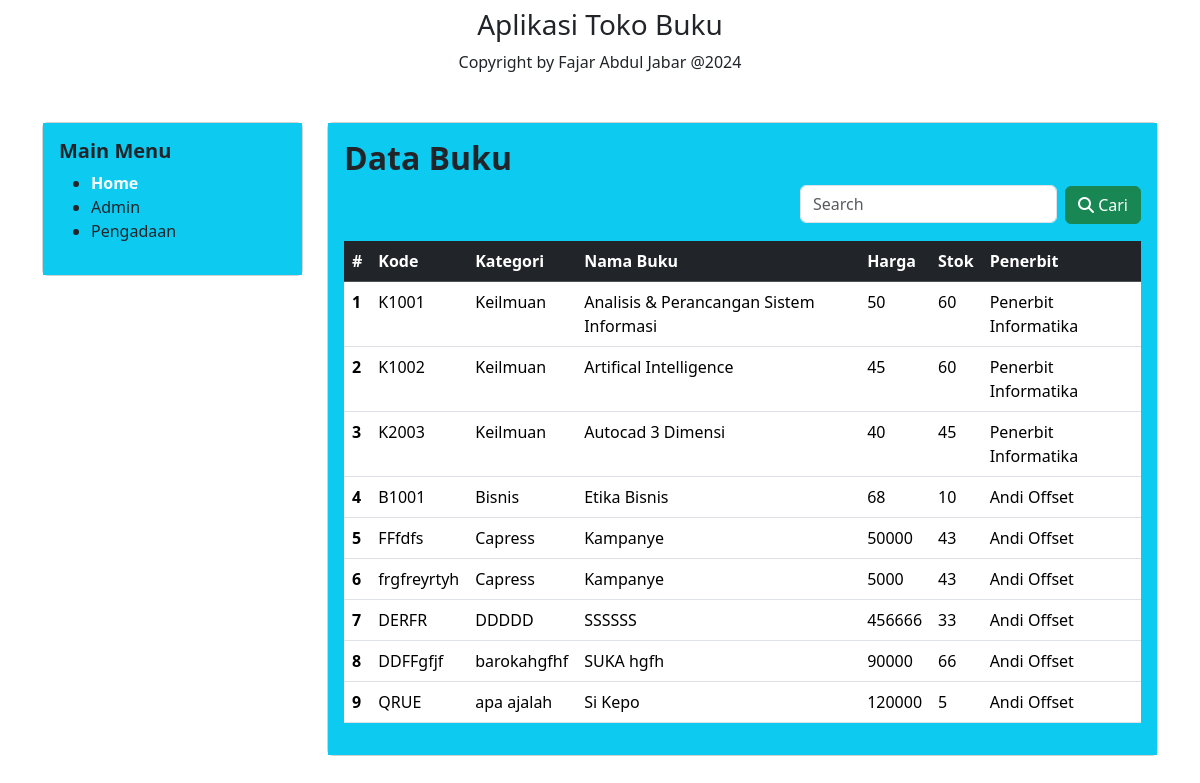
The page / on the database its author committed.
### tables this page shows
CREATE TABLE `buku` (
  `id` bigint(20) UNSIGNED NOT NULL,
  `kode` varchar(255) NOT NULL,
  `kategori` varchar(255) NOT NULL,
  `nama_buku` varchar(255) NOT NULL,
  `harga` int(11) NOT NULL,
  `stok` int(11) NOT NULL,
  `penerbit_id` bigint(20) UNSIGNED NOT NULL,
  `created_at` timestamp NULL DEFAULT NULL,
  `updated_at` timestamp NULL DEFAULT NULL
);

CREATE TABLE `penerbit` (
  `id` bigint(20) UNSIGNED NOT NULL,
  `kode` varchar(255) NOT NULL,
  `nama` varchar(100) NOT NULL,
  `alamat` text NOT NULL,
  `kota` varchar(255) NOT NULL,
  `telepon` bigint(20) NOT NULL,
  `created_at` timestamp NULL DEFAULT NULL,
  `updated_at` timestamp NULL DEFAULT NULL
);

### index.php (the view, shortened to what this page needs)
<?php
require "config.php";
$query = "SELECT penerbit.nama, buku.* FROM buku INNER JOIN penerbit on buku.penerbit_id = penerbit.id";
$buku = mysqli_query($connect, $query);
?>
<!DOCTYPE html>
<html lang="en">
<head>
    <link href="https://cdn.jsdelivr.net/npm/bootstrap@5.3.2/dist/css/bootstrap.min.css" rel="stylesheet">
</head>
<body>
    <div class="container">
        <h3 class="mt-2 text-center">Aplikasi Toko Buku</h3>
        <p class="text-center">Copyright by Fajar Abdul Jabar @2024</p>
        <div class="row mt-5 mb-5">
            <div class="col-md-3">
                <div class="card">
                    <div class="card-body bg-info">
                        <h5 class="fw-bold">Main Menu</h5>
                        <ul>
                        <li><a href="../TOKOBUKU/index.php" style="text-decoration: none;" class="text-light fw-bold">Home</a></li>
                            <li><a href="../TOKOBUKU/admin.php" style="text-decoration: none;" class="text-dark">Admin</a></li>
                            <li><a href="../TOKOBUKU/pengadaan.php" style="text-decoration: none;" class="text-dark">Pengadaan</a></li>
                        </ul>
                    </div>
                </div>
            </div>
            <div class="col-md-9">
                <div class="card">
                    <div class="card-body bg-info">
                        <h2 class="fw-bold">Data Buku</h2>
                        <form method="GET" class="row float-end row-cols-lg-auto g-2 align-items-center mb-3">
                            <div class="col-12">
                                <div class="form-check">
                                    <input type="text" name="search" class="form-control" placeholder="Search"  >
                                </div>
                            </div>
                            <div class="col-12">
                                <button type="submit" name="cari" class="btn btn-success">
                                    <i class="fa fa-search"></i> Cari</button>
                            </div>
                        </form>
                        <table class="table mt-4">
                            <thead class="table-dark">
                                <tr>
                                    <th scope="col">#</th>
                                    <th scope="col">Kode</th>
                                    <th scope="col">Kategori</th>
                                    <th scope="col">Nama Buku</th>
                                    <th scope="col">Harga</th>
                                    <th scope="col">Stok</th>
                                    <th scope="col">Penerbit</th>
                                </tr>
                            </thead>
                            <tbody>
                                <?php
                                $no = 1;
                                foreach ($buku as $data) {
                                ?>
                                    <tr>
                                        <th scope="row"><?= $no++ ?></th>
                                        <td><?= $data["kode"] ?></td>
                                        <td><?= $data["kategori"] ?></td>
                                        <td><?= $data["nama_buku"] ?></td>
                                        <td><?= $data["harga"] ?></td>
                                        <td><?= $data["stok"] ?></td>
                                        <td><?= $data["nama"] ?></td>
                                    </tr>
                                <?php
                                }
                                ?>
                            </tbody>
                        </table>
                    </div>
                </div>
            </div>
        </div>
    </div>
</body>
</html>

### rows shown on the page
buku: kode "K1001", kategori "Keilmuan", nama_buku "Analisis & Perancangan Sistem Informasi", harga "50", stok "60", penerbit.nama "Penerbit Informatika"
buku: kode "K1002", kategori "Keilmuan", nama_buku "Artifical Intelligence", harga "45", stok "60", penerbit.nama "Penerbit Informatika"
buku: kode "K2003", kategori "Keilmuan", nama_buku "Autocad 3 Dimensi", harga "40", stok "45", penerbit.nama "Penerbit Informatika"
buku: kode "B1001", kategori "Bisnis", nama_buku "Etika Bisnis", harga "68", stok "10", penerbit.nama "Andi Offset"
buku: kode "FFfdfs", kategori "Capress", nama_buku "Kampanye", harga "50000", stok "43", penerbit.nama "Andi Offset"
buku: kode "frgfreyrtyh", kategori "Capress", nama_buku "Kampanye", harga "5000", stok "43", penerbit.nama "Andi Offset"
buku: kode "DERFR", kategori "DDDDD", nama_buku "SSSSSS", harga "456666", stok "33", penerbit.nama "Andi Offset"
buku: kode "DDFFgfjf", kategori "barokahgfhf", nama_buku "SUKA hgfh", harga "90000", stok "66", penerbit.nama "Andi Offset"
buku: kode "QRUE", kategori "apa ajalah", nama_buku "Si Kepo", harga "120000", stok "5", penerbit.nama "Andi Offset"
